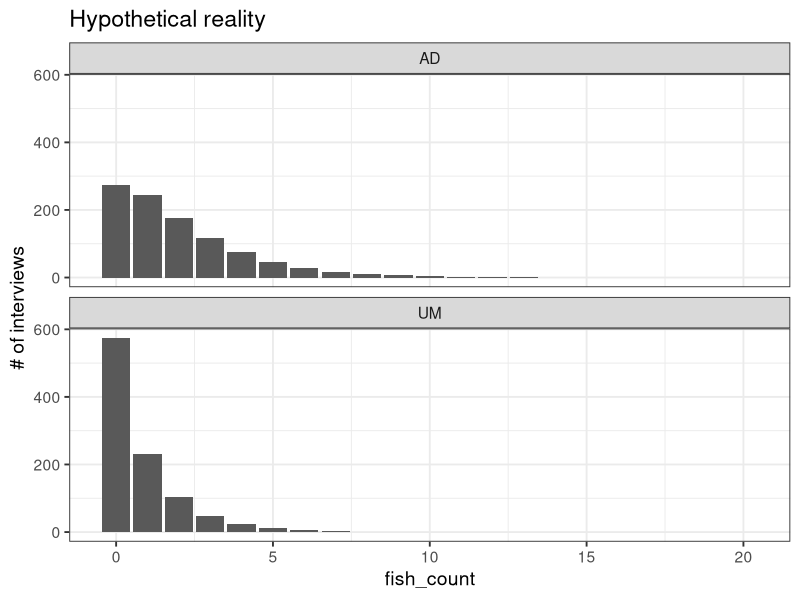
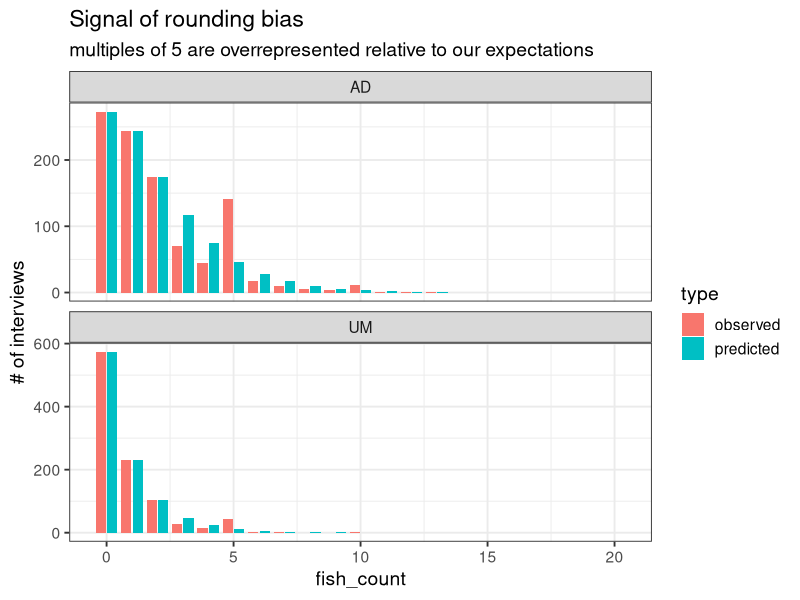
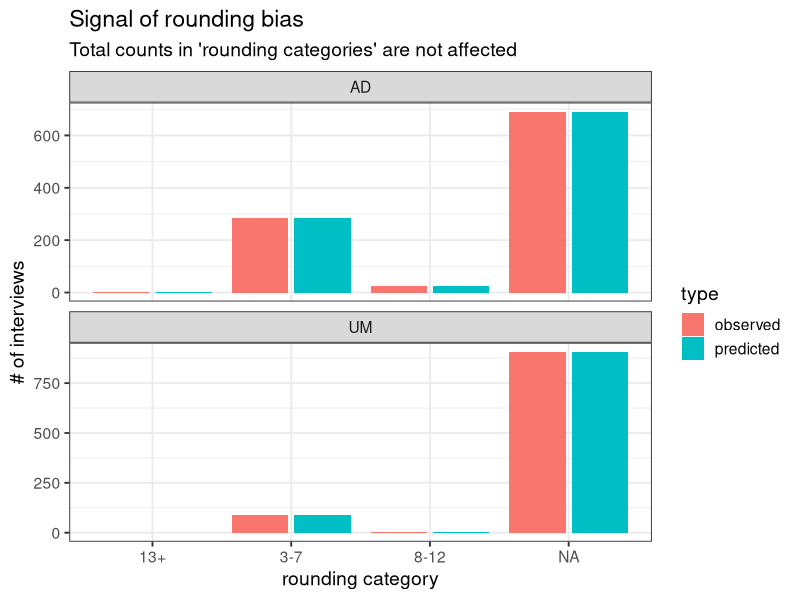
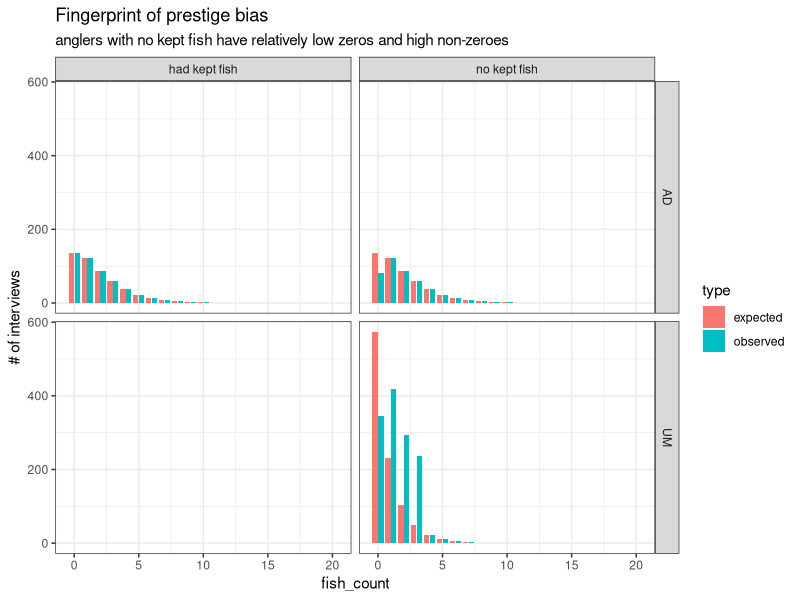
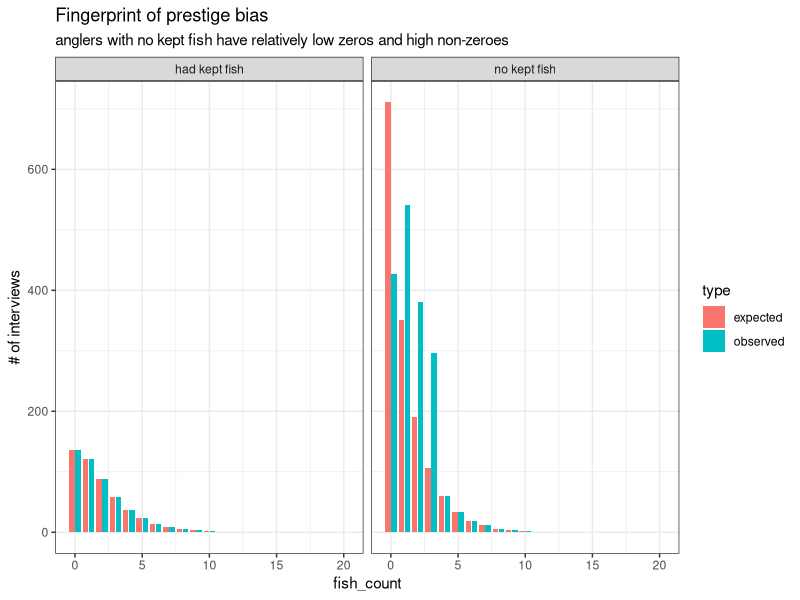

The R script that drew these images, in order:
## ---- chunk 1
library(tidyverse)
## ---- chunk 2
dat.true = data.frame(
  freq = c(round(dnbinom(0:20, size = 1.6, mu = 2)*1000),
           round(dnbinom(0:20, size = .8, mu = .8)*1000)),
  fish_count = c(0:20,
                 0:20),
  fin_mark = rep(c("AD", "UM"), each = 21)
)

## ---- chunk 3
ggplot(dat.true, aes(x = fish_count, y = freq))+
  geom_col()+
  facet_wrap(.~ fin_mark, ncol = 1)+
  labs(y = "# of interviews", title = "Hypothetical reality")+
  theme_bw(base_size = 14)
## ---- chunk 4
dat.rounded = dat.true

proportion.rounding = 0.4

## AD round to 5
dat.rounded$freq[dat.rounded$fish_count == 5 & dat.rounded$fin_mark == "AD"] <- 
  dat.rounded$freq[dat.rounded$fish_count == 5 & dat.rounded$fin_mark == "AD"] +
  sum(dat.rounded$freq[dat.rounded$fish_count %in% c(3,4,6,7) & dat.rounded$fin_mark == "AD"]) * proportion.rounding
dat.rounded$freq[dat.rounded$fish_count %in% c(3,4,6,7) & dat.rounded$fin_mark == "AD"] <- 
  dat.rounded$freq[dat.rounded$fish_count %in% c(3,4,6,7) & dat.rounded$fin_mark == "AD"]  * (1 - proportion.rounding)

## AD round to 10
dat.rounded$freq[dat.rounded$fish_count == 10 & dat.rounded$fin_mark == "AD"] <- 
  dat.rounded$freq[dat.rounded$fish_count == 10 & dat.rounded$fin_mark == "AD"] +
  sum(dat.rounded$freq[dat.rounded$fish_count %in% c(8,9,11,12) & dat.rounded$fin_mark == "AD"]) * proportion.rounding
dat.rounded$freq[dat.rounded$fish_count %in% c(8,9,11,12) & dat.rounded$fin_mark == "AD"] <- 
  dat.rounded$freq[dat.rounded$fish_count %in% c(8,9,11,12)& dat.rounded$fin_mark == "AD"]  * (1 - proportion.rounding)


## UM round to 5
dat.rounded$freq[dat.rounded$fish_count == 5 & dat.rounded$fin_mark == "UM"] <- 
  dat.rounded$freq[dat.rounded$fish_count == 5 & dat.rounded$fin_mark == "UM"] +
  sum(dat.rounded$freq[dat.rounded$fish_count %in% c(3,4,6,7) & dat.rounded$fin_mark == "UM"]) * proportion.rounding
dat.rounded$freq[dat.rounded$fish_count %in% c(3,4,6,7) & dat.rounded$fin_mark == "UM"] <- 
  dat.rounded$freq[dat.rounded$fish_count %in% c(3,4,6,7) & dat.rounded$fin_mark == "UM"]  * (1 - proportion.rounding)

## UM round to 10
dat.rounded$freq[dat.rounded$fish_count == 10 & dat.rounded$fin_mark == "UM"] <- 
  dat.rounded$freq[dat.rounded$fish_count == 10 & dat.rounded$fin_mark == "UM"] +
  sum(dat.rounded$freq[dat.rounded$fish_count %in% c(8,9,11,12) & dat.rounded$fin_mark == "UM"]) * proportion.rounding
dat.rounded$freq[dat.rounded$fish_count %in% c(8,9,11,12) & dat.rounded$fin_mark == "UM"] <- 
  dat.rounded$freq[dat.rounded$fish_count %in% c(8,9,11,12)& dat.rounded$fin_mark == "UM"]  * (1 - proportion.rounding)

dat.join = rbind(dat.true |> mutate(type = "predicted"),
                 dat.rounded |> mutate(type = "observed"))
## ---- chunk 5
ggplot(dat.join, aes(x = fish_count, y = freq, fill = type))+
  geom_col(position = "dodge2")+
  facet_wrap(.~ fin_mark, ncol = 1, scale = "free_y")+
  labs(y = "# of interviews", title = "Signal of rounding bias",
       subtitle = "multiples of 5 are overrepresented relative to our expectations")+
  theme_bw(base_size = 14)

## ---- chunk 6
dat.categories <- dat.join |> 
  mutate(rounding_category = case_when(
    fish_count %in% 3:7 ~ "3-7",
    fish_count %in% 8:12 ~ "8-12",
    fish_count >12 ~ "13+",
  )) |> 
  group_by(rounding_category, fin_mark, type) |> 
  summarize(freq = sum(freq))

ggplot(dat.categories, aes(x = rounding_category, y = freq, fill = type))+
  geom_col(position = "dodge2")+
  facet_wrap(.~ fin_mark, ncol = 1, scale = "free_y")+
  labs(y = "# of interviews",
       x = "rounding category",
       title = "Signal of rounding bias",
       subtitle = "Total counts in 'rounding categories' are not affected")+
  theme_bw(base_size = 14)
## ---- chunk 7

proportion.liars = 0.4
## making dat.prestige
dat.temp = dat.true |> 
  filter(fin_mark == "AD") |> 
  mutate(freq = freq/2)
dat.prestige = dat.prestige.true = bind_rows(
  dat.temp |> mutate(status = "had kept fish"),
  dat.temp |> mutate(status = "no kept fish"),
  dat.true |> 
    filter(fin_mark == "UM") |> 
    mutate(status = "no kept fish")
)
num.liars = dat.prestige |> 
  filter(status == "no kept fish" & fish_count == 0) |> 
  pull(freq) |> 
  sum()
num.liars = num.liars * proportion.liars

## quick and dirty: add the liars to the unmarked 1:3s
dat.prestige$freq[dat.prestige$fin_mark == "UM" &
                    dat.prestige$fish_count %in% 1:3] = dat.prestige$freq[dat.prestige$fin_mark == "UM" &
                                                                            dat.prestige$fish_count %in% 1:3] + 1/3*num.liars

dat.prestige$freq[dat.prestige$fin_mark == "UM" &
                    dat.prestige$fish_count %in% 1:3] = dat.prestige$freq[dat.prestige$fin_mark == "UM" &
                                                                            dat.prestige$fish_count %in% 1:3] + 1/3*num.liars

dat.prestige$freq[dat.prestige$status == "no kept fish" & 
                    dat.prestige$fish_count == 0] =
  dat.prestige$freq[dat.prestige$status == "no kept fish" & 
                      dat.prestige$fish_count == 0] * (1-proportion.liars)


dat.join = bind_rows(dat.prestige.true |> mutate(type = "expected"),
                     dat.prestige |> mutate(type = "observed"))

ggplot(dat.join, aes(x = fish_count, y = freq, fill = type))+
  geom_col(position = "dodge2")+
  facet_grid(fin_mark ~ status)+
  labs(y = "# of interviews",
       title = "Fingerprint of prestige bias",
       subtitle = "anglers with no kept fish have relatively low zeros and high non-zeroes")+
  theme_bw()

dat.join |> 
  group_by(type, status, fish_count) |> 
  summarize(freq = sum(freq)) |> 
  ungroup() |> 
ggplot(aes(x = fish_count, y = freq, fill = type))+
  geom_col(position = "dodge2")+
  facet_wrap(. ~ status)+
    labs(y = "# of interviews",
       title = "Fingerprint of prestige bias",
       subtitle = "anglers with no kept fish have relatively low zeros and high non-zeroes")+
  theme_bw()
